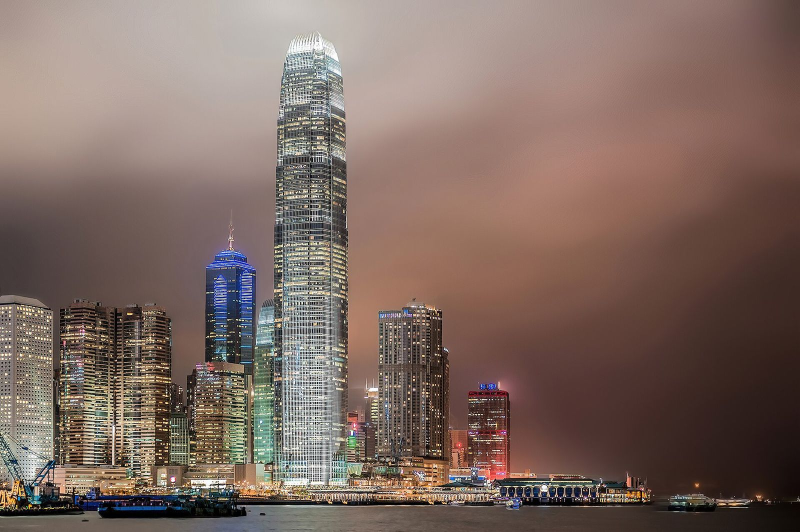
#> input picture chollos/madrid-hong-kong-520-euros-2026-11-18/foto.jpg, 1600 x 1063 px (shown at 1/2 size)
$ python kdhash.py ../../chollos/madrid-hong-kong-520-euros-2026-11-18/foto.jpg
#> lines starting #> are read from the running program, lines starting #| are printed output that depends on the picture
"""kdh1: the perceptual hash shared by render_reuse.py (index) and kolaboro.com/tools/image-check/ (browser).

Defined so that Python and JavaScript compute the same bits from the same decoded pixels, with no resampling library involved:
  1. decode to 8-bit RGBA at full resolution, EXIF orientation applied, no colour management;
  2. per pixel an exact integer luma composited over white: (299 R + 587 G + 114 B) * A + 255000 * (255 - A);
  3. split the region into a 9 x 8 grid with integer edges x_i = x0 + floor(i * W / 9), y_j = y0 + floor(j * H / 8);
     each cell value is (sum over the cell) / (pixel count) as a float64 (the sums are exact integers below 2^53);
  4. bit = 1 when a cell is darker than its right-hand neighbour (8 comparisons per row, 8 rows), row by row, most
     significant bit first, written as 16 hex characters.
'h' hashes the whole image, 'c' the central 70 % (15 % cut from each side), which helps when one copy is cropped.
The browser mirror is _s/kolaboro.com/tools/image-check/kdh.js; tools/kolaboro-agent/kdhash_crosscheck.py checks they agree.
"""
import io
import numpy as np
from PIL import Image, ImageOps

MAX_PIXELS = 50_000_000


def _edges(a, n, parts):
    return [a + (i * n) // parts for i in range(parts + 1)]


def _grid_opaque(Y, x0, x1, y0, y1):
    """Fast path when A = 255 everywhere: the per-pixel value is 255 * Y, so cell sums are 255 * sum(Y), exactly."""
    xs, ys = _edges(x0, x1 - x0, 9), _edges(y0, y1 - y0, 8)
    rows = np.add.reduceat(Y[y0:y1, x0:x1], [y - y0 for y in ys[:-1]], axis=0, dtype=np.int64)
    cells = np.add.reduceat(rows, [x - x0 for x in xs[:-1]], axis=1, dtype=np.int64) * 255
    cnt = np.outer(np.diff(ys), np.diff(xs)).astype(np.float64)
    return cells.astype(np.float64) / cnt


def _grid(px, x0, x1, y0, y1):
    xs, ys = _edges(x0, x1 - x0, 9), _edges(y0, y1 - y0, 8)
    cells = np.zeros((8, 9), dtype=np.int64)
    for r in range(8):   # one band of rows at a time keeps memory small on large images
        a = px[ys[r]:ys[r + 1], x0:x1].astype(np.int64)
        Y = (a[:, :, 0] * 299 + a[:, :, 1] * 587 + a[:, :, 2] * 114) * a[:, :, 3] + 255000 * (255 - a[:, :, 3])
        cells[r] = np.add.reduceat(Y.sum(axis=0), [x - x0 for x in xs[:-1]])
    cnt = np.outer(np.diff(ys), np.diff(xs)).astype(np.float64)
    return cells.astype(np.float64) / cnt


def _bits(m):
    v = 0
    for r in range(8):
        for c in range(8):
            v = (v << 1) | (1 if m[r, c] < m[r, c + 1] else 0)
    return '%016x' % v


def kdh_rgba(px):
    """px: H x W x 4 uint8. Returns (h, c), or None if the image is too small to hash."""
    H, W = px.shape[:2]
    if W < 9 or H < 8:
        return None
    h = _bits(_grid(px, 0, W, 0, H))
    cx, cy = (W * 15) // 100, (H * 15) // 100
    c = _bits(_grid(px, cx, W - cx, cy, H - cy)) if W - 2 * cx >= 9 and H - 2 * cy >= 8 else h
    return h, c


def kdh_bytes(b):
    im = Image.open(io.BytesIO(b))
#> im is the input picture: PIL image 1600x1063 RGB; mean R, G, B 126, 105.8, 97.9
    if im.size[0] * im.size[1] > MAX_PIXELS:
        return None
    im = ImageOps.exif_transpose(im)
    if im.mode in ('RGBA', 'LA', 'PA', 'RGBa', 'La') or 'transparency' in im.info:
        return kdh_rgba(np.asarray(im.convert('RGBA')))
    px = np.asarray(im.convert('RGB'))
    H, W = px.shape[:2]
#> H = 1063; W = 1600
    if W < 9 or H < 8:
        return None
    Y = px[:, :, 0].astype(np.int32) * 299
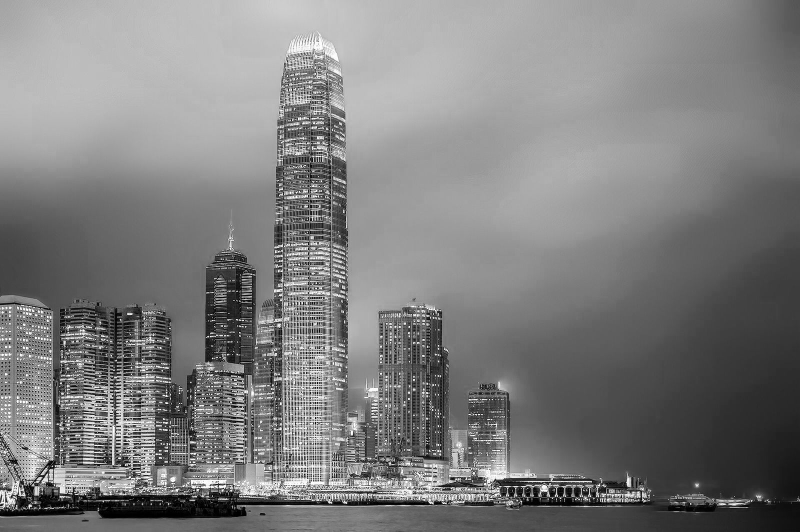
#> Y: shape (1063, 1600) int32 (shown at 1/2 size); min 0, max 76245, mean 37662.6; drawn with min black and max white
    Y += px[:, :, 1].astype(np.int32) * 587
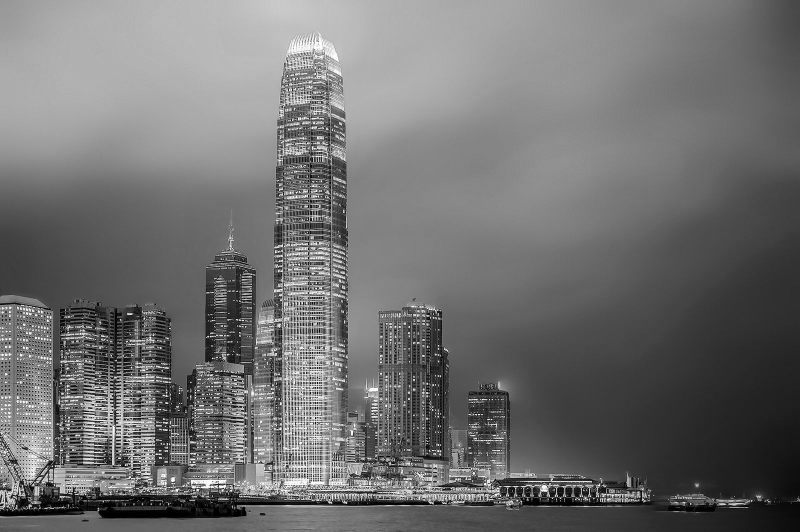
#> Y: shape (1063, 1600) int32 (shown at 1/2 size); min 0, max 225930, mean 99791.6; drawn with min black and max white
    Y += px[:, :, 2].astype(np.int32) * 114
    h = _bits(_grid_opaque(Y, 0, W, 0, H))
#> in _bits, `v = 0`: v = 0
#> after the loop in _bits, `for r in range(8):`: v = 16163653191506862176
#> h = 'e050d4f060602060'
    cx, cy = (W * 15) // 100, (H * 15) // 100
#> cx = 240; cy = 159
    c = _bits(_grid_opaque(Y, cx, W - cx, cy, H - cy)) if W - 2 * cx >= 9 and H - 2 * cy >= 8 else h
#> c = '90969cf060606444'
    return h, c


def hamming(a, b):
    return bin(int(a, 16) ^ int(b, 16)).count('1')


if __name__ == '__main__':
    import sys, json
    print(json.dumps({p: kdh_bytes(open(p, 'rb').read()) for p in sys.argv[1:]}, indent=1))
